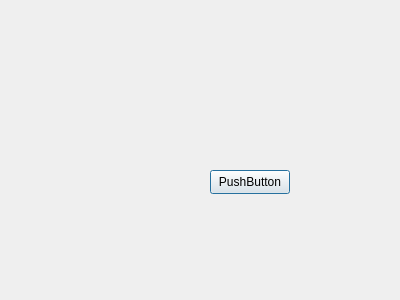
<?xml version="1.0" encoding="UTF-8"?>
<ui version="4.0">
 <class>UserInfoDialog</class>
 <widget class="QDialog" name="UserInfoDialog">
  <property name="geometry">
   <rect>
    <x>0</x>
    <y>0</y>
    <width>400</width>
    <height>300</height>
   </rect>
  </property>
  <property name="windowTitle">
   <string>Dialog</string>
  </property>
  <widget class="QPushButton" name="pushButton">
   <property name="geometry">
    <rect>
     <x>210</x>
     <y>170</y>
     <width>80</width>
     <height>24</height>
    </rect>
   </property>
   <property name="text">
    <string>PushButton</string>
   </property>
  </widget>
 </widget>
 <resources/>
 <connections/>
</ui>
